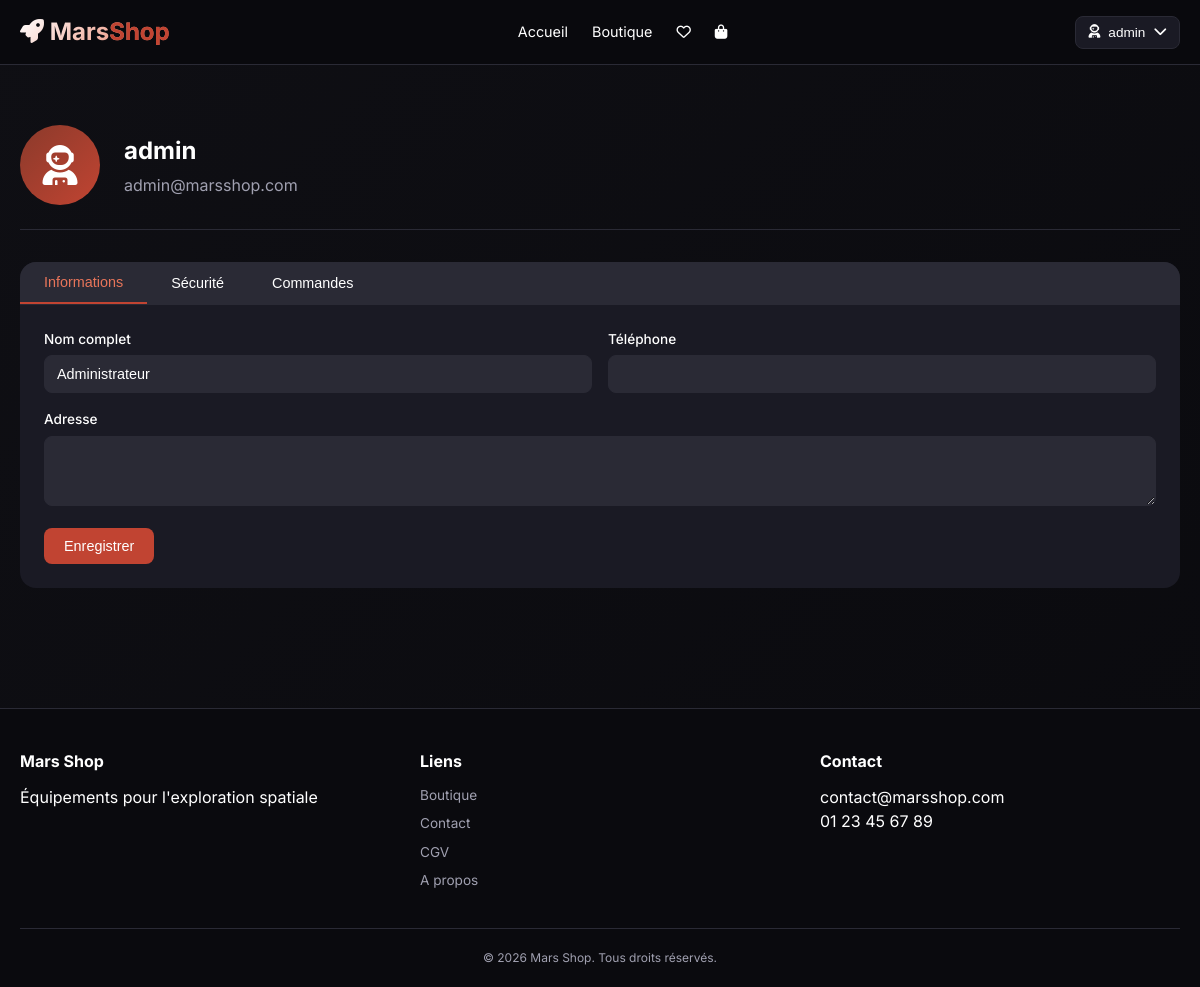
/profile.php?tab=orders (signed in), run on the app's committed database.
### tables this page shows
CREATE TABLE users (
    id INT AUTO_INCREMENT PRIMARY KEY,
    username VARCHAR(50) UNIQUE NOT NULL,
    email VARCHAR(100) UNIQUE NOT NULL,
    password VARCHAR(255) NOT NULL,
    full_name VARCHAR(100),
    address TEXT,
    phone VARCHAR(20),
    avatar VARCHAR(255) DEFAULT NULL,
    role ENUM('user', 'admin') DEFAULT 'user',
    is_active BOOLEAN DEFAULT TRUE,
    created_at TIMESTAMP DEFAULT CURRENT_TIMESTAMP,
    updated_at TIMESTAMP DEFAULT CURRENT_TIMESTAMP ON UPDATE CURRENT_TIMESTAMP,
    INDEX idx_email (email),
    INDEX idx_role (role)
);

### includes/functions.php (called while the page is built, shortened)
<?php
function clean(?string $string): string {
    return htmlspecialchars($string ?? '', ENT_QUOTES, 'UTF-8');
}

### profile.php (the view, shortened to what this page needs)
<?php
require_once 'includes/header.php';
require_once 'includes/functions.php';
$conn = getConnection();
$user_id = $_SESSION['user_id'];
$stmt = $conn->prepare("SELECT * FROM users WHERE id = ?");
$stmt->execute([$user_id]);
$user = $stmt->fetch();
?>
<div class="profile-page">
    <div class="container">
        <div class="profile-header">
            <div class="profile-avatar">
                <i class="fas fa-user-astronaut"></i>
            </div>
            <div class="profile-info">
                <h2><?php echo clean($user['username']); ?></h2>
                <p><?php echo clean($user['email']); ?></p>
            </div>
        </div>
        <div class="profile-tabs">
            <div class="tabs-nav">
                <button class="tab-btn active" data-tab="info">Informations</button>
                <button class="tab-btn" data-tab="password">Sécurité</button>
                <button class="tab-btn" data-tab="orders">Commandes</button>
            </div>
            <div class="tab-content active" id="tab-info">
                <form method="POST">
                    <div class="form-row">
                        <div class="form-group">
                            <label>Nom complet</label>
                            <input type="text" name="full_name" value="<?php echo clean($user['full_name']); ?>">
                        </div>
                        <div class="form-group">
                            <label>Téléphone</label>
                            <input type="tel" name="phone" value="<?php echo clean($user['phone']); ?>">
                        </div>
                    </div>
                    <div class="form-group">
                        <label>Adresse</label>
                        <textarea name="address" rows="3"><?php echo clean($user['address']); ?></textarea>
                    </div>
                    <button type="submit" name="update_profile" class="btn-primary">Enregistrer</button>
                </form>
            </div>
        </div>
    </div>
</div>
<?php require_once 'includes/footer.php'; ?>

### assets/css/style.css (style rules this page uses)
:root { --primary: #c14432; --primary-dark: #8b3a2b; --primary-light: #e8755a; --dark: #0f0f14; --darker: #0a0a0e; --gray: #1a1a24; --gray-light: #2a2a35; --text: #ffffff; --text-muted: #a0a0b0; --border: #2a2a35; --success: #10b981; --error: #ef4444; --warning: #f59e0b; --shadow: 0 2px 8px rgba(0,0,0,0.3); --shadow-lg: 0 4px 20px rgba(0,0,0,0.4); --radius: 10px; --radius-lg: 16px; }
* { margin: 0; padding: 0; box-sizing: border-box; }
body { font-family: 'Inter', sans-serif; background: linear-gradient(135deg, var(--dark) 0%, var(--darker) 100%); color: var(--text); line-height: 1.5; min-height: 100vh; }
.container { max-width: 1280px; margin: 0 auto; padding: 0 20px; }
.btn, .btn-primary, .btn-secondary { display: inline-flex; align-items: center; justify-content: center; gap: 8px; padding: 10px 20px; border-radius: 8px; font-weight: 500; text-decoration: none; transition: all 0.2s; cursor: pointer; border: none; font-size: 0.9rem; }
.btn-primary { background: var(--primary); color: white; }
.form-group { margin-bottom: 16px; }
.form-group label { display: block; margin-bottom: 6px; font-size: 0.85rem; font-weight: 500; }
.form-group input, .form-group select, .form-group textarea { width: 100%; padding: 10px 12px; background: var(--gray-light); border: 1px solid var(--border); border-radius: 8px; color: var(--text); font-size: 0.9rem; }
.form-row { display: grid; grid-template-columns: 1fr 1fr; gap: 16px; }

### profile.php (style rules this page uses)
.profile-page { padding: 20px 0; }
.profile-header { display: flex; align-items: center; gap: 24px; margin-bottom: 32px; padding-bottom: 24px; border-bottom: 1px solid var(--border); }
.profile-avatar { width: 80px; height: 80px; background: linear-gradient(135deg, var(--primary-dark), var(--primary)); border-radius: 50%; display: flex; align-items: center; justify-content: center; }
.profile-avatar i { font-size: 2.5rem; }
.profile-info h2 { margin-bottom: 4px; }
.profile-info p { color: var(--text-muted); }
.profile-tabs { background: var(--gray); border-radius: 16px; overflow: hidden; }
.tabs-nav { display: flex; border-bottom: 1px solid var(--border); background: var(--gray-light); }
.tab-btn { padding: 12px 24px; background: none; border: none; color: var(--text); cursor: pointer; font-size: 0.9rem; transition: all 0.2s; }
.tab-btn.active { color: var(--primary-light); border-bottom: 2px solid var(--primary); }
.tab-content { display: none; padding: 24px; }
.tab-content.active { display: block; }

### data on the page
users: username "admin", email "admin@marsshop.com", full_name "Administrateur"

### other printed values
$_SESSION['username'] "admin"
